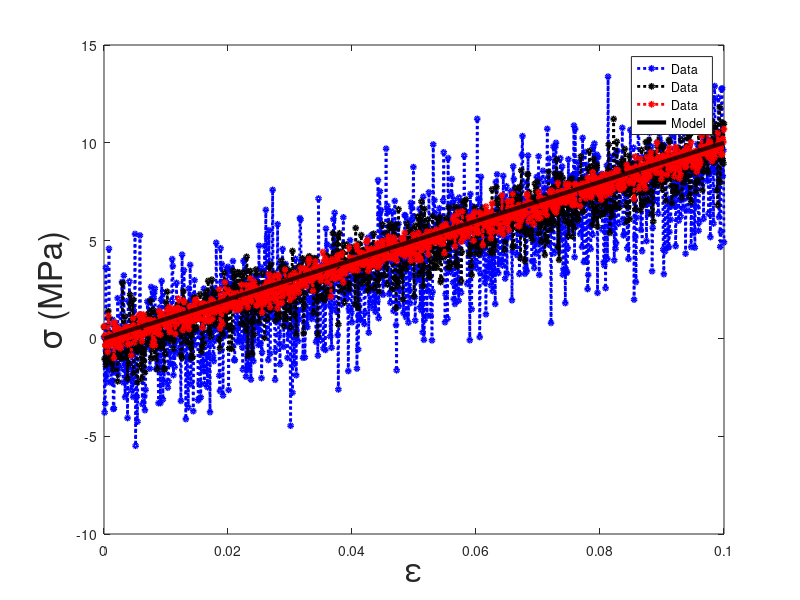

Source code (MATLAB):
clear all
close all
ef = 1000e-6;
de = ef/1000;
epsil = 0:de:ef;
sf = 10e6;
ds = sf/1000;
sig = 0:ds:sf;

%The following random noise is super-imposed on the linear stress-strain
%relation.  You must comment one of these sets.

%use to generate a uniform distribution of noise
% s_rand1 = sf/10*(-1 + 2*rand(1,length(sig)));
% s_rand2 = sf/20*(-1 + 2*rand(1,length(sig)));
% s_rand3 = sf/50*(-1 + 2*rand(1,length(sig)));


%use to generate a normal distribution of noise
s_rand1 = sf/10*(-1 + 2*randn(1,length(sig)));
s_rand2 = sf/20*(-1 + 2*randn(1,length(sig)));
s_rand3 = sf/50*(-1 + 2*randn(1,length(sig)));

E1 = 1.1*sf/ef;
E2 = E1/1.1;
E3 = 0.9*E1;

s_model1 = E1*epsil;
s_model2 = E2*epsil;
s_model3 = E3*epsil;

figure(1)
axes1 = axes('Parent',figure(1),'FontSize',24);
plot(epsil*1e2,(sig+s_rand1)/1e6,'bo:','MarkerSize',3,'Linewidth',2)
hold on
plot(epsil*1e2,(sig+s_rand2)/1e6,'ko:','MarkerSize',3,'Linewidth',2)
plot(epsil*1e2,(sig+s_rand3)/1e6,'ro:','MarkerSize',3,'Linewidth',2)
% plot(epsil*1e2,s_model1/1e6,'r-','Linewidth',3)
plot(epsil*1e2,s_model2/1e6,'k-','Linewidth',3)
% plot(epsil*1e2,s_model3/1e6,'g-.','Linewidth',3)
hold off
xlabel('\epsilon','FontSize',24)
ylabel('\sigma (MPa)','FontSize',24)
legend('Data','Data','Data','Model')
